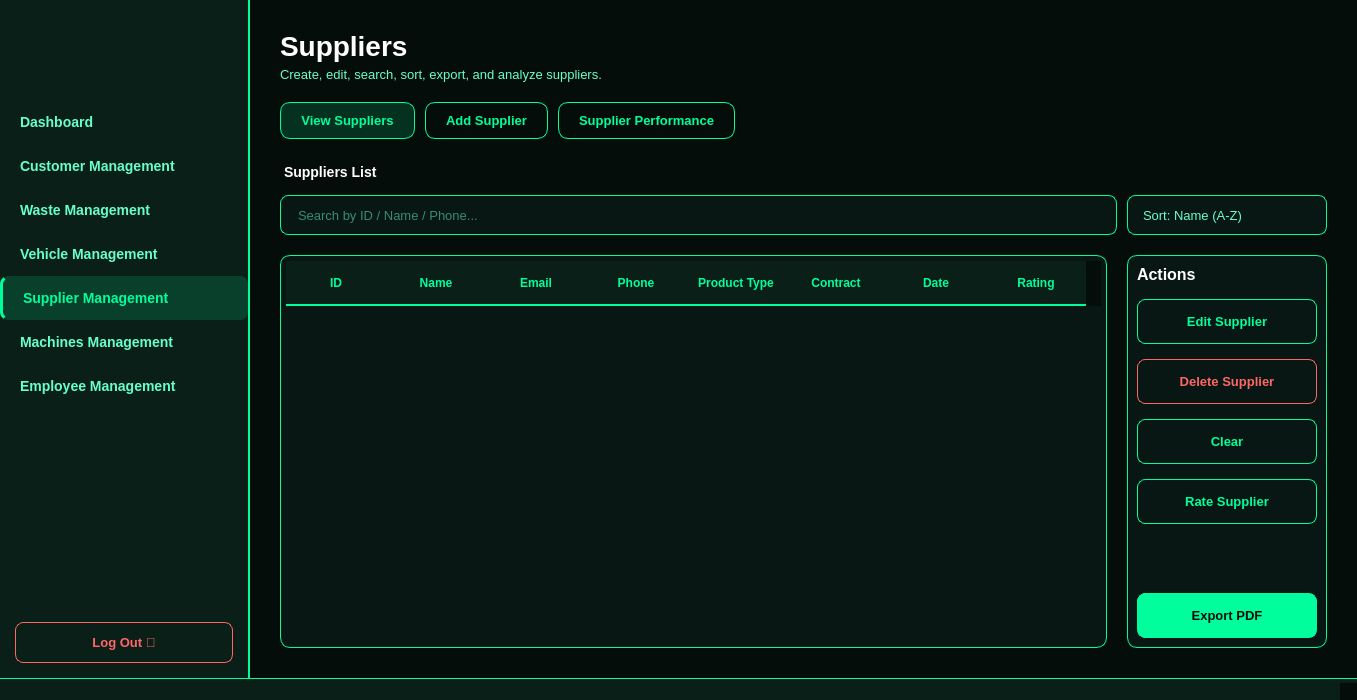
<?xml version="1.0" encoding="UTF-8"?>
<ui version="4.0">
 <class>MainWindow</class>
 <widget class="QMainWindow" name="MainWindow">
  <property name="geometry">
   <rect>
    <x>0</x>
    <y>0</y>
    <width>1357</width>
    <height>700</height>
   </rect>
  </property>
  <property name="windowTitle">
   <string>Supplier Management</string>
  </property>
  <property name="styleSheet">
   <string notr="true">/* ===== Global ===== */
QWidget {
    background-color: #050d0a;
    color: #66ffcc;
    font-family: &quot;Segoe UI&quot;, &quot;Inter&quot;, &quot;Arial&quot;;
    font-size: 13px;
}

/* ===== Main Content Area ===== */
QWidget#centralwidget {
    background-color: #050d0a;
}

/* ===== Sidebar ===== */
QGroupBox#sidebarGroup {
    background-color: #0a1f18;
    border: none;
    border-right: 2px solid #00ff9c;
}

QLabel#sidebarLogo {
    background: transparent;
    border: none;
    padding: 20px;
}

QLabel#sidebarTitle {
    font-size: 22px;
    font-weight: bold;
    color: #00ff9c;
    background: transparent;
    border: none;
    padding: 10px 20px;
}

QLabel#sidebarBreadcrumb {
    font-size: 11px;
    color: #66ffcc;
    background: transparent;
    border: none;
    padding: 0px 20px 15px 20px;
}

/* Sidebar Menu Buttons */
QPushButton#sidebarBtn {
    background-color: transparent;
    border: none;
    border-radius: 8px;
    padding: 14px 20px;
    color: #66ffcc;
    text-align: left;
    font-size: 14px;
    font-weight: 500;
}

QPushButton#sidebarBtn:hover {
    background-color: rgba(0, 255, 156, 0.1);
    color: #00ff9c;
}

QPushButton#sidebarBtn:pressed {
    background-color: rgba(0, 255, 156, 0.2);
}

/* Active sidebar button */
QPushButton#sidebarBtnActive {
    background-color: rgba(0, 255, 156, 0.15);
    border: none;
    border-radius: 8px;
    padding: 14px 20px;
    color: #00ff9c;
    text-align: left;
    font-size: 14px;
    font-weight: 600;
    border-left: 3px solid #00ff9c;
}

/* Logout button */
QPushButton#logoutBtn {
    background-color: transparent;
    border: 1px solid #ff6666;
    border-radius: 8px;
    padding: 12px 20px;
    color: #ff6666;
    font-weight: 600;
}

QPushButton#logoutBtn:hover {
    background-color: rgba(255, 102, 102, 0.1);
}

/* ===== Page Header ===== */
QLabel#pageTitle {
    font-size: 28px;
    font-weight: 700;
    color: #ffffff;
    background: transparent;
    border: none;
}

QLabel#pageSubtitle {
    font-size: 13px;
    font-weight: 400;
    color: #66ffcc;
    background: transparent;
    border: none;
}

/* ===== Top Action Buttons (View Customers, Add Customer, etc) ===== */
QPushButton#topActionBtn {
    background-color: transparent;
    border: 1px solid #00ff9c;
    border-radius: 10px;
    padding: 10px 20px;
    color: #00ff9c;
    font-weight: 600;
}

QPushButton#topActionBtn:hover {
    background-color: rgba(0, 255, 156, 0.1);
}

QPushButton#topActionBtnPrimary {
    background-color: #00ff9c;
    border: 1px solid #00ff9c;
    border-radius: 10px;
    padding: 10px 20px;
    color: #050d0a;
    font-weight: 600;
}

QPushButton#topActionBtnPrimary:hover {
    background-color: #33ffcc;
    border: 1px solid #33ffcc;
}

/* ===== Search and Filter Area ===== */
QLabel#sectionLabel {
    font-size: 14px;
    font-weight: 600;
    color: #ffffff;
    background: transparent;
    border: none;
    padding: 5px 0px;
}

QLineEdit {
    background-color: #081713;
    border: 1px solid #00ff9c;
    border-radius: 8px;
    padding: 10px 15px;
    color: #66ffcc;
    font-size: 13px;
}

QLineEdit:focus {
    border: 1px solid #33ffcc;
    background-color: #0a1f18;
}

QLineEdit::placeholder {
    color: #4d9977;
}

QComboBox {
    background-color: #081713;
    border: 1px solid #00ff9c;
    border-radius: 8px;
    padding: 10px 15px;
    color: #66ffcc;
    font-size: 13px;
}

QComboBox:hover {
    border: 1px solid #33ffcc;
}

QComboBox::drop-down {
    border: none;
    padding-right: 10px;
}

QComboBox::down-arrow {
    image: url(:/icons/dropdown.png);
    width: 12px;
    height: 12px;
}

/* ===== Table ===== */
QTableWidget {
    background-color: #081713;
    border: 1px solid #00ff9c;
    border-radius: 10px;
    gridline-color: rgba(0, 255, 156, 0.2);
    padding: 5px;
}

QTableWidget::item {
    padding: 10px;
    color: #66ffcc;
}

QTableWidget::item:selected {
    background-color: rgba(0, 255, 156, 0.2);
    color: #00ff9c;
}

QHeaderView::section {
    background-color: #0a1f18;
    color: #00ff9c;
    padding: 12px 10px;
    border: none;
    border-bottom: 2px solid #00ff9c;
    font-weight: 600;
    font-size: 12px;
    text-transform: uppercase;
}

/* ===== Actions Panel (Right Side) ===== */
QFrame#actionsPanel {
    background-color: #081713;
    border: 1px solid #00ff9c;
    border-radius: 10px;
}

QLabel#actionsPanelTitle {
    font-size: 16px;
    font-weight: 600;
    color: #ffffff;
    background: transparent;
    border: none;
    padding: 15px;
}

/* Action Buttons in Right Panel */
QPushButton#actionBtn {
    background-color: transparent;
    border: 1px solid #00ff9c;
    border-radius: 8px;
    padding: 12px 15px;
    color: #00ff9c;
    font-weight: 500;
    text-align: center;
}

QPushButton#actionBtn:hover {
    background-color: rgba(0, 255, 156, 0.1);
    border: 1px solid #33ffcc;
}

QPushButton#actionBtnDanger {
    background-color: transparent;
    border: 1px solid #ff6666;
    border-radius: 8px;
    padding: 12px 15px;
    color: #ff6666;
    font-weight: 500;
}

QPushButton#actionBtnDanger:hover {
    background-color: rgba(255, 102, 102, 0.1);
}

QPushButton#actionBtnExport {
    background-color: #00ff9c;
    border: 1px solid #00ff9c;
    border-radius: 8px;
    padding: 12px 15px;
    color: #050d0a;
    font-weight: 600;
}

QPushButton#actionBtnExport:hover {
    background-color: #33ffcc;
}

/* ===== Scrollbars ===== */
QScrollBar:vertical {
    background: #050d0a;
    width: 10px;
    border-radius: 5px;
}

QScrollBar::handle:vertical {
    background: #00ff9c;
    border-radius: 5px;
    min-height: 20px;
}

QScrollBar::handle:vertical:hover {
    background: #33ffcc;
}

QScrollBar::add-line:vertical, QScrollBar::sub-line:vertical {
    height: 0px;
}

/* ===== Status Bar ===== */
QStatusBar {
    background-color: #0a1f18;
    color: #66ffcc;
    border-top: 1px solid #00ff9c;
}
</string>
  </property>
  <widget class="QWidget" name="centralwidget">
   <layout class="QHBoxLayout" name="mainHorizontalLayout">
    <property name="spacing">
     <number>0</number>
    </property>
    <property name="leftMargin">
     <number>0</number>
    </property>
    <property name="topMargin">
     <number>0</number>
    </property>
    <property name="rightMargin">
     <number>0</number>
    </property>
    <property name="bottomMargin">
     <number>0</number>
    </property>
    <item>
     <widget class="QGroupBox" name="sidebarGroup">
      <property name="minimumSize">
       <size>
        <width>250</width>
        <height>0</height>
       </size>
      </property>
      <property name="maximumSize">
       <size>
        <width>250</width>
        <height>16777215</height>
       </size>
      </property>
      <property name="title">
       <string/>
      </property>
      <layout class="QVBoxLayout" name="sidebarLayout">
       <property name="spacing">
        <number>0</number>
       </property>
       <property name="leftMargin">
        <number>0</number>
       </property>
       <property name="topMargin">
        <number>0</number>
       </property>
       <property name="rightMargin">
        <number>0</number>
       </property>
       <property name="bottomMargin">
        <number>0</number>
       </property>
       <item>
        <widget class="QLabel" name="sidebarLogo">
         <property name="minimumSize">
          <size>
           <width>0</width>
           <height>100</height>
          </size>
         </property>
         <property name="maximumSize">
          <size>
           <width>16777215</width>
           <height>100</height>
          </size>
         </property>
         <property name="text">
          <string/>
         </property>
         <property name="pixmap">
          <pixmap resource="resource.qrc">:/image/images/logo.png</pixmap>
         </property>
         <property name="scaledContents">
          <bool>false</bool>
         </property>
         <property name="alignment">
          <set>Qt::AlignmentFlag::AlignCenter</set>
         </property>
        </widget>
       </item>
       <item>
        <widget class="QPushButton" name="btnDashboard">
         <property name="sizePolicy">
          <sizepolicy hsizetype="Preferred" vsizetype="Fixed">
           <horstretch>0</horstretch>
           <verstretch>0</verstretch>
          </sizepolicy>
         </property>
         <property name="styleSheet">
          <string notr="true">QPushButton {
    background-color: transparent;
    border: none;
    border-radius: 8px;
    padding: 14px 20px;
    color: #66ffcc;
    text-align: left;
    font-size: 14px;
    font-weight: 500;
}

QPushButton:hover {
    background-color: rgba(0, 255, 156, 0.1);
    color: #00ff9c;
}</string>
         </property>
         <property name="text">
          <string>Dashboard</string>
         </property>
        </widget>
       </item>
       <item>
        <widget class="QPushButton" name="btnCustomers">
         <property name="styleSheet">
          <string notr="true">QPushButton {
    background-color: transparent;
    border: none;
    border-radius: 8px;
    padding: 14px 20px;
    color: #66ffcc;
    text-align: left;
    font-size: 14px;
    font-weight: 500;
}

QPushButton:hover {
    background-color: rgba(0, 255, 156, 0.1);
    color: #00ff9c;
}</string>
         </property>
         <property name="text">
          <string>Customer Management</string>
         </property>
        </widget>
       </item>
       <item>
        <widget class="QPushButton" name="btnOrders">
         <property name="styleSheet">
          <string notr="true">QPushButton {
    background-color: transparent;
    border: none;
    border-radius: 8px;
    padding: 14px 20px;
    color: #66ffcc;
    text-align: left;
    font-size: 14px;
    font-weight: 500;
}

QPushButton:hover {
    background-color: rgba(0, 255, 156, 0.1);
    color: #00ff9c;
}</string>
         </property>
         <property name="text">
          <string>Waste Management</string>
         </property>
        </widget>
       </item>
       <item>
        <widget class="QPushButton" name="btnInventory">
         <property name="styleSheet">
          <string notr="true">QPushButton {
    background-color: transparent;
    border: none;
    border-radius: 8px;
    padding: 14px 20px;
    color: #66ffcc;
    text-align: left;
    font-size: 14px;
    font-weight: 500;
}

QPushButton:hover {
    background-color: rgba(0, 255, 156, 0.1);
    color: #00ff9c;
}</string>
         </property>
         <property name="text">
          <string>Vehicle Management</string>
         </property>
        </widget>
       </item>
       <item>
        <widget class="QPushButton" name="btnSuppliers">
         <property name="styleSheet">
          <string notr="true">QPushButton {
    background-color: rgba(0, 255, 156, 0.15);
    border: none;
    border-radius: 8px;
    padding: 14px 20px;
    color: #00ff9c;
    text-align: left;
    font-size: 14px;
    font-weight: 600;
    border-left: 3px solid #00ff9c;
}</string>
         </property>
         <property name="text">
          <string>Supplier Management</string>
         </property>
        </widget>
       </item>
       <item>
        <widget class="QPushButton" name="btnMachines">
         <property name="styleSheet">
          <string notr="true">QPushButton {
    background-color: transparent;
    border: none;
    border-radius: 8px;
    padding: 14px 20px;
    color: #66ffcc;
    text-align: left;
    font-size: 14px;
    font-weight: 500;
}

QPushButton:hover {
    background-color: rgba(0, 255, 156, 0.1);
    color: #00ff9c;
}</string>
         </property>
         <property name="text">
          <string>Machines Management</string>
         </property>
        </widget>
       </item>
       <item>
        <widget class="QPushButton" name="btnReports">
         <property name="styleSheet">
          <string notr="true">QPushButton {
    background-color: transparent;
    border: none;
    border-radius: 8px;
    padding: 14px 20px;
    color: #66ffcc;
    text-align: left;
    font-size: 14px;
    font-weight: 500;
}

QPushButton:hover {
    background-color: rgba(0, 255, 156, 0.1);
    color: #00ff9c;
}</string>
         </property>
         <property name="text">
          <string>Employee Management</string>
         </property>
        </widget>
       </item>
       <item>
        <spacer name="verticalSpacer_2">
         <property name="orientation">
          <enum>Qt::Orientation::Vertical</enum>
         </property>
         <property name="sizeHint" stdset="0">
          <size>
           <width>20</width>
           <height>40</height>
          </size>
         </property>
        </spacer>
       </item>
       <item>
        <widget class="QPushButton" name="btnLogout">
         <property name="styleSheet">
          <string notr="true">QPushButton {
    background-color: transparent;
    border: 1px solid #ff6666;
    border-radius: 8px;
    padding: 12px 20px;
    color: #ff6666;
    font-weight: 600;
    margin: 0px 15px 15px 15px;
}

QPushButton:hover {
    background-color: rgba(255, 102, 102, 0.1);
}</string>
         </property>
         <property name="text">
          <string>Log Out 🚪</string>
         </property>
        </widget>
       </item>
      </layout>
     </widget>
    </item>
    <item>
     <widget class="QWidget" name="mainContentWidget" native="true">
      <layout class="QVBoxLayout" name="mainContentLayout">
       <property name="spacing">
        <number>20</number>
       </property>
       <property name="leftMargin">
        <number>30</number>
       </property>
       <property name="topMargin">
        <number>30</number>
       </property>
       <property name="rightMargin">
        <number>30</number>
       </property>
       <property name="bottomMargin">
        <number>30</number>
       </property>
       <item>
        <layout class="QHBoxLayout" name="headerLayout">
         <item>
          <layout class="QVBoxLayout" name="titleLayout">
           <property name="spacing">
            <number>5</number>
           </property>
           <item>
            <widget class="QLabel" name="pageTitle">
             <property name="text">
              <string>Suppliers</string>
             </property>
            </widget>
           </item>
           <item>
            <widget class="QLabel" name="pageSubtitle">
             <property name="text">
              <string>Create, edit, search, sort, export, and analyze suppliers.</string>
             </property>
            </widget>
           </item>
          </layout>
         </item>
         <item>
          <spacer name="horizontalSpacer">
           <property name="orientation">
            <enum>Qt::Orientation::Horizontal</enum>
           </property>
           <property name="sizeHint" stdset="0">
            <size>
             <width>40</width>
             <height>20</height>
            </size>
           </property>
          </spacer>
         </item>
        </layout>
       </item>
       <item>
        <layout class="QHBoxLayout" name="topActionsLayout">
         <property name="spacing">
          <number>10</number>
         </property>
         <item>
          <widget class="QPushButton" name="btnViewSuppliers">
           <property name="styleSheet">
            <string notr="true">QPushButton {
    background-color: rgba(0, 255, 156, 0.15);
    border: 1px solid #00ff9c;
    border-radius: 10px;
    padding: 10px 20px;
    color: #00ff9c;
    font-weight: 600;
}</string>
           </property>
           <property name="text">
            <string>View Suppliers</string>
           </property>
          </widget>
         </item>
         <item>
          <widget class="QPushButton" name="btnAddSupplier">
           <property name="styleSheet">
            <string notr="true">QPushButton {
    background-color: transparent;
    border: 1px solid #00ff9c;
    border-radius: 10px;
    padding: 10px 20px;
    color: #00ff9c;
    font-weight: 600;
}

QPushButton:hover {
    background-color: rgba(0, 255, 156, 0.1);
}</string>
           </property>
           <property name="text">
            <string>Add Supplier</string>
           </property>
          </widget>
         </item>
         <item>
          <widget class="QPushButton" name="btnSupplierStats">
           <property name="styleSheet">
            <string notr="true">QPushButton {
    background-color: transparent;
    border: 1px solid #00ff9c;
    border-radius: 10px;
    padding: 10px 20px;
    color: #00ff9c;
    font-weight: 600;
}

QPushButton:hover {
    background-color: rgba(0, 255, 156, 0.1);
}</string>
           </property>
           <property name="text">
            <string>Supplier Performance</string>
           </property>
          </widget>
         </item>
         <item>
          <spacer name="horizontalSpacer_2">
           <property name="orientation">
            <enum>Qt::Orientation::Horizontal</enum>
           </property>
           <property name="sizeHint" stdset="0">
            <size>
             <width>40</width>
             <height>20</height>
            </size>
           </property>
          </spacer>
         </item>
        </layout>
       </item>
       <item>
        <widget class="QWidget" name="searchFilterWidget" native="true">
         <layout class="QVBoxLayout" name="searchFilterLayout">
          <property name="spacing">
           <number>10</number>
          </property>
          <property name="leftMargin">
           <number>0</number>
          </property>
          <property name="topMargin">
           <number>0</number>
          </property>
          <property name="rightMargin">
           <number>0</number>
          </property>
          <property name="bottomMargin">
           <number>0</number>
          </property>
          <item>
           <widget class="QLabel" name="lblSuppliersList">
            <property name="styleSheet">
             <string notr="true">QLabel {
    font-size: 14px;
    font-weight: 600;
    color: #ffffff;
    background: transparent;
    border: none;
    padding: 5px 0px;
}</string>
            </property>
            <property name="text">
             <string>Suppliers List</string>
            </property>
           </widget>
          </item>
          <item>
           <layout class="QHBoxLayout" name="searchLayout">
            <property name="spacing">
             <number>10</number>
            </property>
            <item>
             <widget class="QLineEdit" name="searchBox">
              <property name="minimumSize">
               <size>
                <width>0</width>
                <height>40</height>
               </size>
              </property>
              <property name="placeholderText">
               <string>Search by ID / Name / Phone...</string>
              </property>
             </widget>
            </item>
            <item>
             <widget class="QComboBox" name="sortComboBox">
              <property name="minimumSize">
               <size>
                <width>200</width>
                <height>40</height>
               </size>
              </property>
              <property name="maximumSize">
               <size>
                <width>250</width>
                <height>16777215</height>
               </size>
              </property>
              <item>
               <property name="text">
                <string>Sort: Name (A-Z)</string>
               </property>
              </item>
              <item>
               <property name="text">
                <string>Sort: Name (Z-A)</string>
               </property>
              </item>
              <item>
               <property name="text">
                <string>Sort: Rating (High-Low)</string>
               </property>
              </item>
              <item>
               <property name="text">
                <string>Sort: Date (Newest)</string>
               </property>
              </item>
             </widget>
            </item>
           </layout>
          </item>
         </layout>
        </widget>
       </item>
       <item>
        <layout class="QHBoxLayout" name="tableActionsLayout">
         <property name="spacing">
          <number>20</number>
         </property>
         <item>
          <widget class="QTableWidget" name="suppliersTable">
           <property name="sizePolicy">
            <sizepolicy hsizetype="Expanding" vsizetype="Expanding">
             <horstretch>0</horstretch>
             <verstretch>0</verstretch>
            </sizepolicy>
           </property>
           <property name="minimumSize">
            <size>
             <width>600</width>
             <height>0</height>
            </size>
           </property>
           <property name="selectionMode">
            <enum>QAbstractItemView::SelectionMode::SingleSelection</enum>
           </property>
           <property name="selectionBehavior">
            <enum>QAbstractItemView::SelectionBehavior::SelectRows</enum>
           </property>
           <column>
            <property name="text">
             <string>ID</string>
            </property>
           </column>
           <column>
            <property name="text">
             <string>Name</string>
            </property>
           </column>
           <column>
            <property name="text">
             <string>Email</string>
            </property>
           </column>
           <column>
            <property name="text">
             <string>Phone</string>
            </property>
           </column>
           <column>
            <property name="text">
             <string>Product Type</string>
            </property>
           </column>
           <column>
            <property name="text">
             <string>Contract</string>
            </property>
           </column>
           <column>
            <property name="text">
             <string>Date</string>
            </property>
           </column>
           <column>
            <property name="text">
             <string>Rating</string>
            </property>
           </column>
          </widget>
         </item>
         <item>
          <widget class="QFrame" name="actionsPanel">
           <property name="sizePolicy">
            <sizepolicy hsizetype="Fixed" vsizetype="Preferred">
             <horstretch>0</horstretch>
             <verstretch>0</verstretch>
            </sizepolicy>
           </property>
           <property name="minimumSize">
            <size>
             <width>200</width>
             <height>0</height>
            </size>
           </property>
           <property name="maximumSize">
            <size>
             <width>220</width>
             <height>16777215</height>
            </size>
           </property>
           <property name="frameShape">
            <enum>QFrame::Shape::StyledPanel</enum>
           </property>
           <property name="frameShadow">
            <enum>QFrame::Shadow::Raised</enum>
           </property>
           <layout class="QVBoxLayout" name="actionsPanelLayout">
            <property name="spacing">
             <number>15</number>
            </property>
            <item>
             <widget class="QLabel" name="lblActions">
              <property name="styleSheet">
               <string notr="true">QLabel {
    font-size: 16px;
    font-weight: 600;
    color: #ffffff;
    background: transparent;
    border: none;
    padding: 0px;
}</string>
              </property>
              <property name="text">
               <string>Actions</string>
              </property>
             </widget>
            </item>
            <item>
             <widget class="QPushButton" name="btnEditSupplier">
              <property name="minimumSize">
               <size>
                <width>0</width>
                <height>45</height>
               </size>
              </property>
              <property name="styleSheet">
               <string notr="true">QPushButton {
    background-color: transparent;
    border: 1px solid #00ff9c;
    border-radius: 8px;
    padding: 12px 15px;
    color: #00ff9c;
    font-weight: 500;
    text-align: center;
}

QPushButton:hover {
    background-color: rgba(0, 255, 156, 0.1);
    border: 1px solid #33ffcc;
}</string>
              </property>
              <property name="text">
               <string>Edit Supplier</string>
              </property>
             </widget>
            </item>
            <item>
             <widget class="QPushButton" name="btnDeleteSupplier">
              <property name="minimumSize">
               <size>
                <width>0</width>
                <height>45</height>
               </size>
              </property>
              <property name="styleSheet">
               <string notr="true">QPushButton {
    background-color: transparent;
    border: 1px solid #ff6666;
    border-radius: 8px;
    padding: 12px 15px;
    color: #ff6666;
    font-weight: 500;
}

QPushButton:hover {
    background-color: rgba(255, 102, 102, 0.1);
}</string>
              </property>
              <property name="text">
               <string>Delete Supplier</string>
              </property>
             </widget>
            </item>
            <item>
             <widget class="QPushButton" name="btnClearSelection">
              <property name="minimumSize">
               <size>
                <width>0</width>
                <height>45</height>
               </size>
              </property>
              <property name="styleSheet">
               <string notr="true">QPushButton {
    background-color: transparent;
    border: 1px solid #00ff9c;
    border-radius: 8px;
    padding: 12px 15px;
    color: #00ff9c;
    font-weight: 500;
    text-align: center;
}

QPushButton:hover {
    background-color: rgba(0, 255, 156, 0.1);
    border: 1px solid #33ffcc;
}</string>
              </property>
              <property name="text">
               <string>Clear</string>
              </property>
             </widget>
            </item>
            <item>
             <widget class="QPushButton" name="btnRateSupplier">
              <property name="minimumSize">
               <size>
                <width>0</width>
                <height>45</height>
               </size>
              </property>
              <property name="styleSheet">
               <string notr="true">QPushButton {
    background-color: transparent;
    border: 1px solid #00ff9c;
    border-radius: 8px;
    padding: 12px 15px;
    color: #00ff9c;
    font-weight: 500;
    text-align: center;
}

QPushButton:hover {
    background-color: rgba(0, 255, 156, 0.1);
    border: 1px solid #33ffcc;
}</string>
              </property>
              <property name="text">
               <string>Rate Supplier</string>
              </property>
             </widget>
            </item>
            <item>
             <spacer name="verticalSpacer_3">
              <property name="orientation">
               <enum>Qt::Orientation::Vertical</enum>
              </property>
              <property name="sizeHint" stdset="0">
               <size>
                <width>20</width>
                <height>40</height>
               </size>
              </property>
             </spacer>
            </item>
            <item>
             <widget class="QPushButton" name="btnExportPDF">
              <property name="minimumSize">
               <size>
                <width>0</width>
                <height>45</height>
               </size>
              </property>
              <property name="styleSheet">
               <string notr="true">QPushButton {
    background-color: #00ff9c;
    border: 1px solid #00ff9c;
    border-radius: 8px;
    padding: 12px 15px;
    color: #050d0a;
    font-weight: 600;
}

QPushButton:hover {
    background-color: #33ffcc;
}</string>
              </property>
              <property name="text">
               <string>Export PDF</string>
              </property>
             </widget>
            </item>
           </layout>
          </widget>
         </item>
        </layout>
       </item>
      </layout>
     </widget>
    </item>
   </layout>
  </widget>
  <widget class="QStatusBar" name="statusbar"/>
 </widget>
 <resources>
  <include location="resource.qrc"/>
 </resources>
 <connections/>
</ui>
